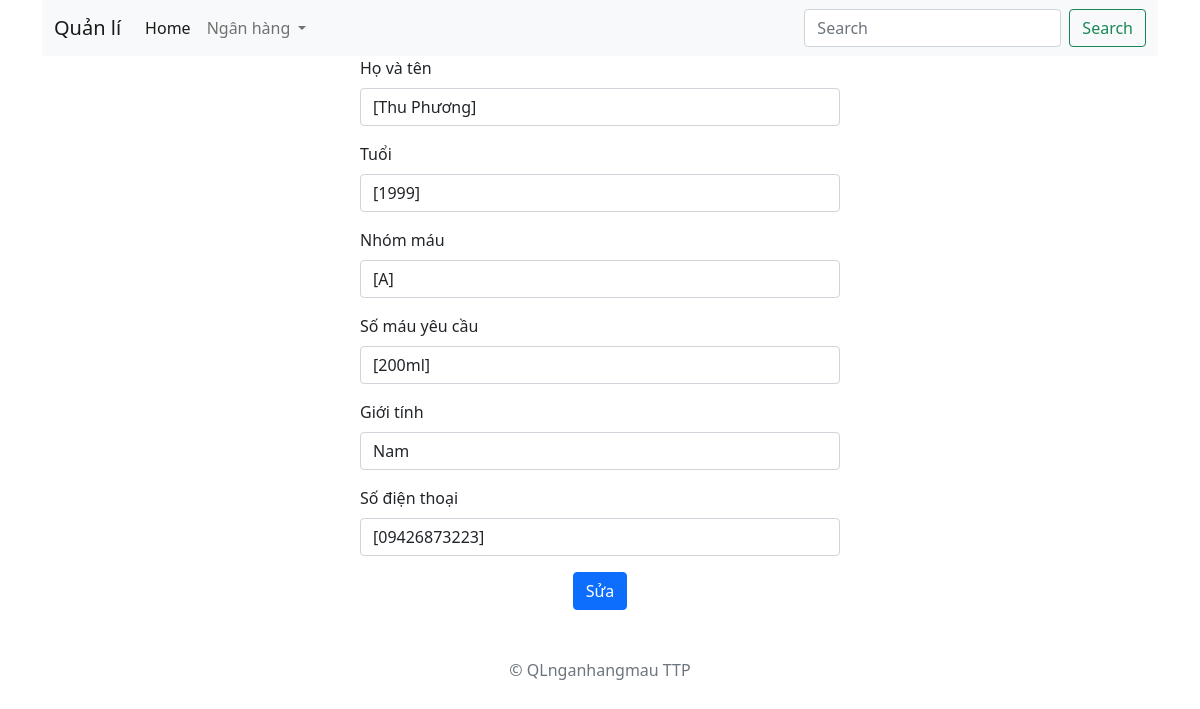
The page /edit.php?id=3 on the database its author committed.
### tables this page shows
CREATE TABLE `blood_recipient` (
  `reci_id` int(10) NOT NULL,
  `reci_name` varchar(255) NOT NULL,
  `reci_age` varchar(11) NOT NULL,
  `reci_bgrp` varchar(10) NOT NULL,
  `reci_bqnty` varchar(25) NOT NULL,
  `reci_sex` varchar(25) NOT NULL,
  `reci_reg_date` date DEFAULT NULL,
  `reci_phno` varchar(25) NOT NULL
);

### edit.php (the view, shortened to what this page needs)
<?php
include('header.php');
include('config/config.php');
 ?>
<?php
    $id = $_GET['id'];
    $sql1 = "select * from blood_recipient where reci_id = '$id';";
    $res1 = mysqli_query($conn, $sql1);
    if(mysqli_num_rows($res1) >0){
        $row1 = mysqli_fetch_assoc($res1);
        $name = $row1['reci_name'];
        $age = $row1['reci_age'];
        $bgrp = $row1['reci_bgrp'];
        $bqnty = $row1['reci_bqnty'];
        $sex = $row1['reci_sex'];
        $phno = $row1['reci_phno'];
    }
?>
<div class="m-auto" style="width:40%;">
    <form action="" method="POST">
    <div class="mb-3">
        <label for="inputname" class="form-label">Họ và tên</label>
        <input type="text" class="form-control" name="name" value="<?php echo $name ?>" id="inputname">
    </div>
    <div class="mb-3">
        <label for="inputage" class="form-label">Tuổi</label>
        <input type="text" class="form-control" name="age" value="<?php echo $age ?>" id="inputage">
    </div>
    <div class="mb-3">
        <label for="inputbgrp" class="form-label">Nhóm máu</label>
        <input type="text" class="form-control" name="bgrp" value="<?php echo $bgrp ?>" id="inputbrgp">
    </div>
    <div class="mb-3">
        <label for="inputbqnty" class="form-label">Số máu yêu cầu</label>
        <input type="text" class="form-control" name="bqnty" value="<?php echo $bqnty ?>" id="inputbqnty">
    </div>
    <div class="mb-3">
        <label for="inputsex" class="form-label">Giới tính</label>
        <select class="form-control" name="sex" id="inputsex">
        <option value="Nam"
            <?php echo $sex=='Nam'?' selected="selected"':'' ?>>Nam
        </option>
        </select>
    </div>
    <div class="mb-3">
        <label for="inputphno" class="form-label">Số điện thoại</label>
        <input type="text" class="form-control" name="phno" value="<?php echo $phno ?>" id="inputphno">
    </div>
    <div class="d-flex justify-content-center mt-3">
        <button type="submit" name="submit"  class="btn btn-primary">Sửa</button>
    </div>
    </form>
</div>
<?php
include('footer.php');
?>

### rows shown on the page
blood_recipient: name "[Thu Phương]", age "[1999]", bgrp "[A]", bqnty "[200ml]", phno "[09426873223]"
